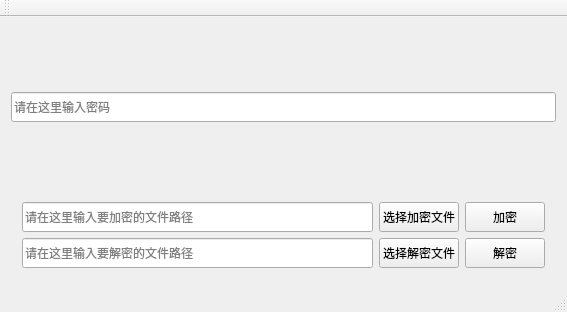
<?xml version="1.0" encoding="UTF-8"?>
<ui version="4.0">
 <class>MainWindow</class>
 <widget class="QMainWindow" name="MainWindow">
  <property name="geometry">
   <rect>
    <x>0</x>
    <y>0</y>
    <width>567</width>
    <height>312</height>
   </rect>
  </property>
  <property name="windowTitle">
   <string>MainWindow</string>
  </property>
  <widget class="QWidget" name="centralWidget">
   <layout class="QVBoxLayout" name="verticalLayout">
    <item>
     <spacer name="verticalSpacer">
      <property name="orientation">
       <enum>Qt::Vertical</enum>
      </property>
      <property name="sizeHint" stdset="0">
       <size>
        <width>20</width>
        <height>40</height>
       </size>
      </property>
     </spacer>
    </item>
    <item>
     <widget class="QLineEdit" name="key">
      <property name="minimumSize">
       <size>
        <width>0</width>
        <height>30</height>
       </size>
      </property>
      <property name="placeholderText">
       <string>请在这里输入密码  </string>
      </property>
     </widget>
    </item>
    <item>
     <spacer name="verticalSpacer_2">
      <property name="orientation">
       <enum>Qt::Vertical</enum>
      </property>
      <property name="sizeHint" stdset="0">
       <size>
        <width>20</width>
        <height>40</height>
       </size>
      </property>
     </spacer>
    </item>
    <item>
     <widget class="QWidget" name="widget" native="true">
      <layout class="QGridLayout" name="gridLayout">
       <item row="2" column="1">
        <widget class="QPushButton" name="de_select_btn">
         <property name="minimumSize">
          <size>
           <width>40</width>
           <height>30</height>
          </size>
         </property>
         <property name="text">
          <string>选择解密文件</string>
         </property>
        </widget>
       </item>
       <item row="2" column="0">
        <widget class="QLineEdit" name="lineEdit_2">
         <property name="minimumSize">
          <size>
           <width>0</width>
           <height>30</height>
          </size>
         </property>
         <property name="placeholderText">
          <string>请在这里输入要解密的文件路径</string>
         </property>
        </widget>
       </item>
       <item row="1" column="0">
        <widget class="QLineEdit" name="lineEdit">
         <property name="minimumSize">
          <size>
           <width>0</width>
           <height>30</height>
          </size>
         </property>
         <property name="placeholderText">
          <string>请在这里输入要加密的文件路径</string>
         </property>
        </widget>
       </item>
       <item row="1" column="2">
        <widget class="QPushButton" name="en_btn">
         <property name="minimumSize">
          <size>
           <width>40</width>
           <height>30</height>
          </size>
         </property>
         <property name="text">
          <string>加密</string>
         </property>
        </widget>
       </item>
       <item row="2" column="2">
        <widget class="QPushButton" name="pushButton_2">
         <property name="minimumSize">
          <size>
           <width>40</width>
           <height>30</height>
          </size>
         </property>
         <property name="text">
          <string>解密</string>
         </property>
        </widget>
       </item>
       <item row="1" column="1">
        <widget class="QPushButton" name="en_select_btn">
         <property name="minimumSize">
          <size>
           <width>40</width>
           <height>30</height>
          </size>
         </property>
         <property name="text">
          <string>选择加密文件</string>
         </property>
        </widget>
       </item>
      </layout>
     </widget>
    </item>
   </layout>
  </widget>
  <widget class="QMenuBar" name="menuBar">
   <property name="geometry">
    <rect>
     <x>0</x>
     <y>0</y>
     <width>567</width>
     <height>17</height>
    </rect>
   </property>
  </widget>
  <widget class="QToolBar" name="mainToolBar">
   <attribute name="toolBarArea">
    <enum>TopToolBarArea</enum>
   </attribute>
   <attribute name="toolBarBreak">
    <bool>false</bool>
   </attribute>
  </widget>
  <widget class="QStatusBar" name="statusBar"/>
 </widget>
 <layoutdefault spacing="6" margin="11"/>
 <resources/>
 <connections/>
</ui>
